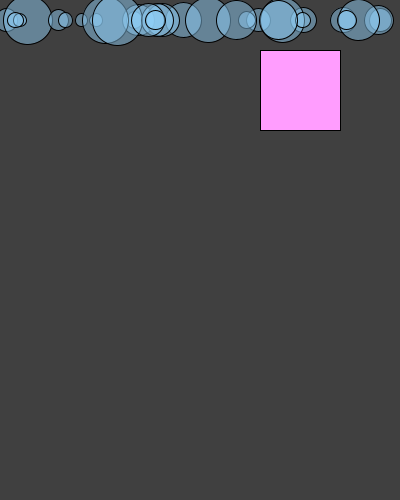
Frame 1 (no input)
Frame 60 (the mouse pressed at the canvas centre just before this capture): identical to frame 1, image omitted
Frame 120 (the mouse held since frame 60 and released just before this capture): identical to frame 1, image omitted

The Processing sketch that drew this single still picture (run headless with seeded random() and noise(); from frame 60 on, the mouse is pressed at the canvas centre):

// Processing sketch: processing_58223
// ── processing_58223.pde

//PS3-2
//Georgina Yeboah
int btnX = 260;
int btnY = 50;
int btnW = 80;
int btnH = 80;
//--------------------------------------------------------------
Ball [] balls = new Ball [30];
Button button;
boolean animate = true;
boolean btn_state = false;
//--------------------------------------------------------------
void setup() {
  size(400, 500);
  smooth();
  button = new Button();
  for (int i=0; i < balls.length; i++) {
    balls [i] = new Ball (random(width), 20);
  }
}
//---------------------------------------------------------------
void draw() {
  background(64);
  for (int i = 0; i < balls.length; i++) {
    balls[i].display();
    balls[i].bounce();
  }

  button.display();
}
//---------------------------------------------------------------
class Ball {
  float x;
  float y;

  float speed;
  float gravity;
  float s;
  color c;
//---------------------------------------------------------------
  Ball (float BallX, float BallY) {

    x = BallX;
    y = BallY;

    speed = random(0.1, 5);
    gravity = 0.1;
    s = map(speed, 1, 10, 20, 100);
    c = color(145, 212, 252, 116);
  }

  void display() {
    fill(c);
    ellipse(x, y, s, s);
  }

  void bounce() {
    if ( btn_state==true) {
      y=y+speed;
      speed = speed + gravity;
    }
    if ( y > height -100) {
      speed = speed *-0.9;
    }
  }
}
//---------------------------------------------------------------
class Button {
  int btnX;
  int btnY;
  int btnW;
  int btnH;

  Button () {
    btnX = 260;
    btnY = 50;
    btnW = 80;
    btnH = 80;
  }

  void display() {
    fill (255, 157, 254);
    rect(btnX, btnY, btnW, btnH);
  }
}

//---------------------------------------------------------------


void mousePressed() {
  if ( mouseX > btnX && mouseX < btnX+btnW
    && mouseY > btnY && mouseY < btnY+btnH) {

    if (btn_state == false) {
      btn_state = true;
    }
    else {
      btn_state = false;
    }
  }
}
//---------------------------------------------------------------
